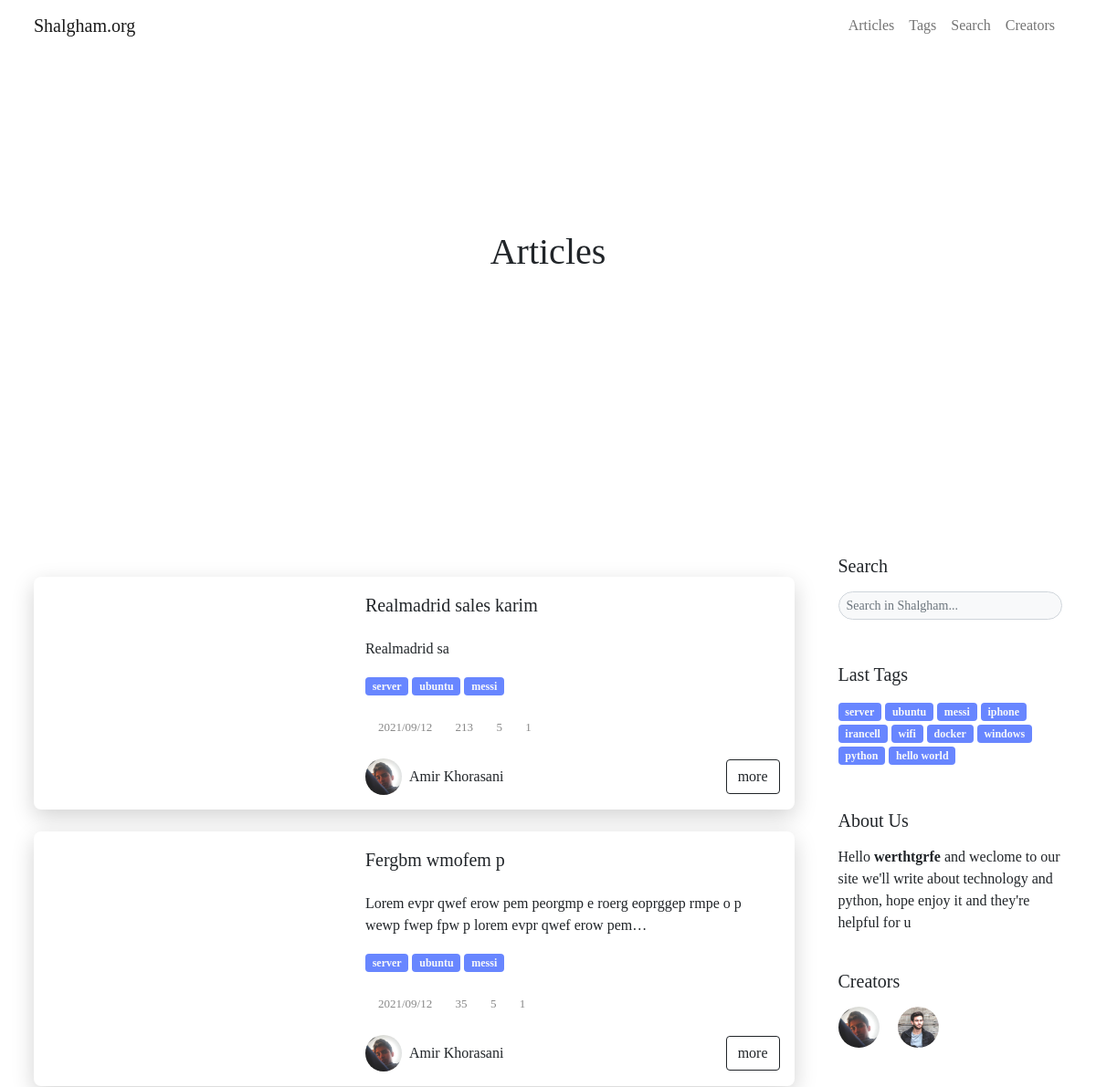
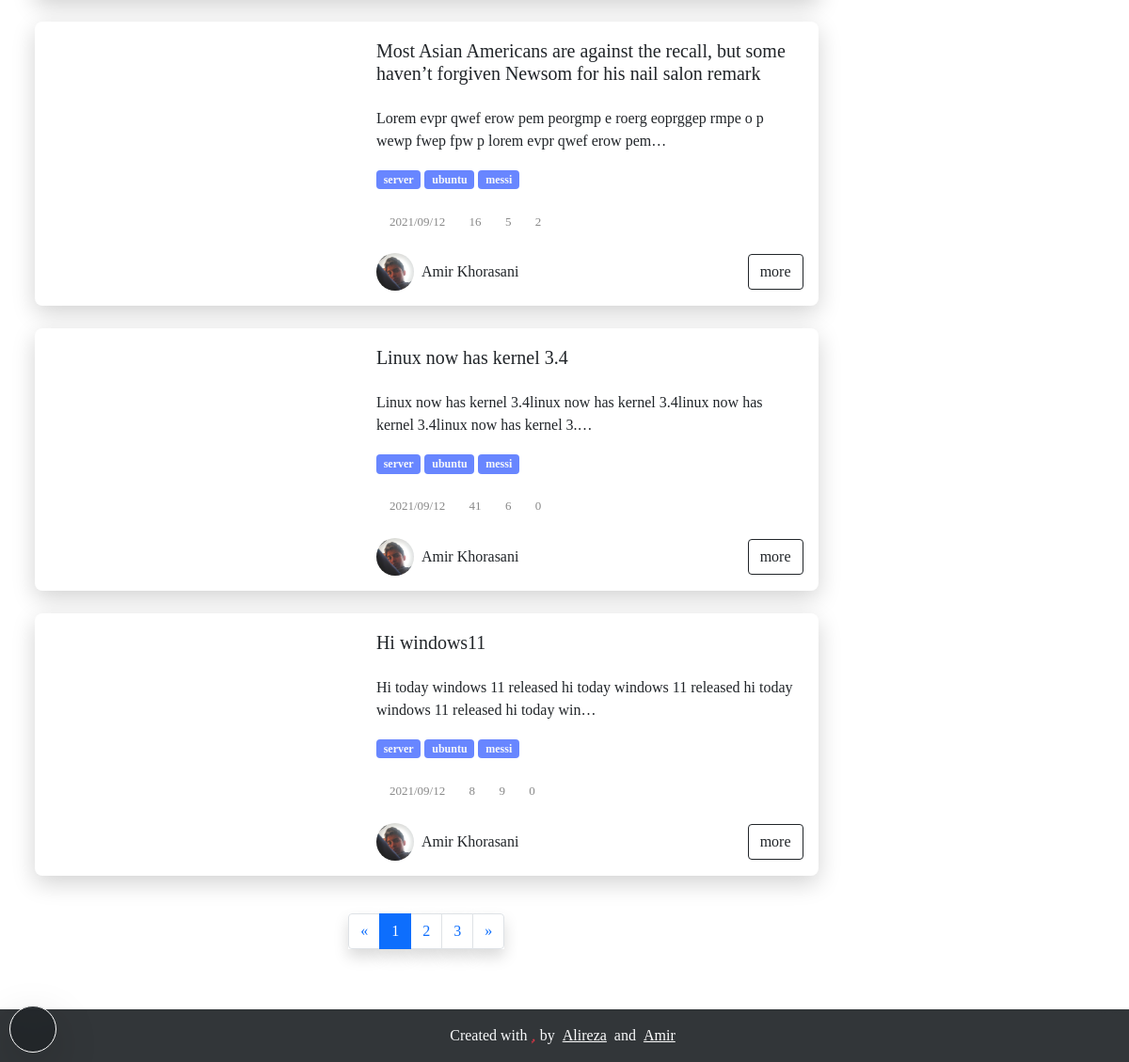
/articles, run on an earlier commit of the app's database (2 pictures, top to bottom).
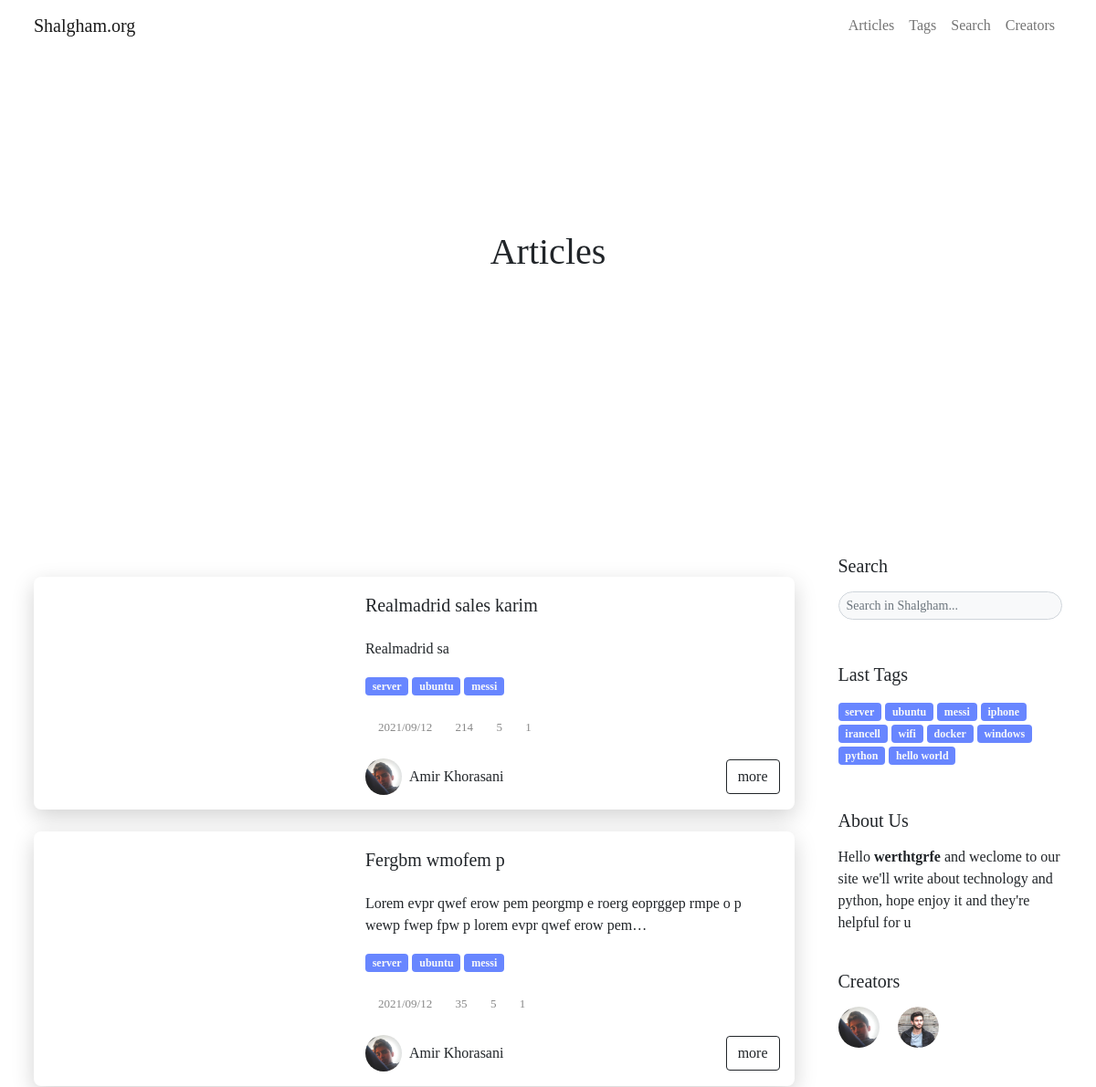
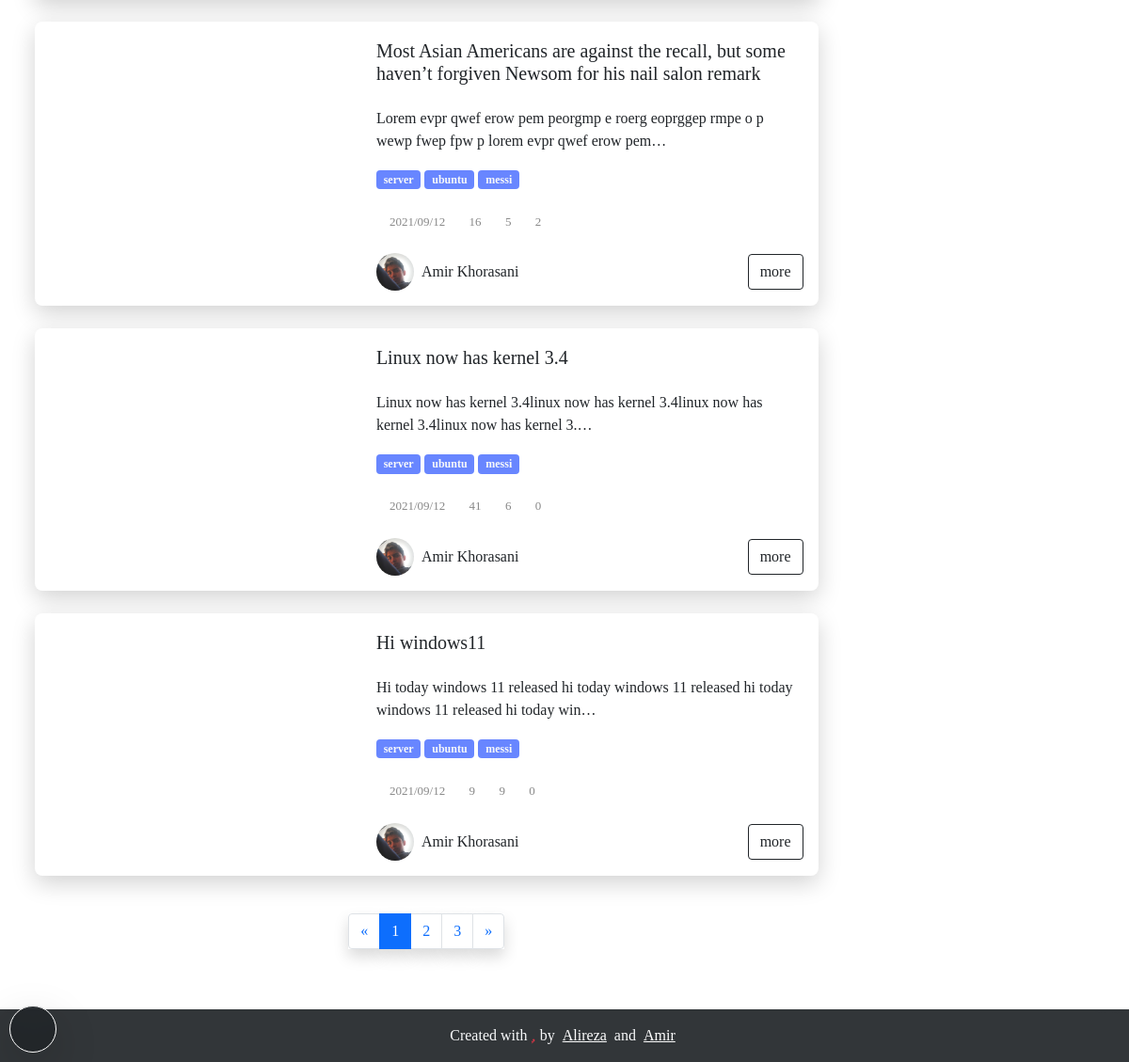
And on a later commit of the database (2 pictures, top to bottom).
### blog/models.py (models this page shows, shortened)
class Article(models.Model):
    title_en   = models.CharField(max_length=200) # english title
    desc_en    = models.TextField() # english description for article in home
    body_en    = RichTextUploadingField() # english body
    slug       = models.SlugField(max_length=100,unique=True) # slug of the article
    short_slug = models.SlugField(editable=False) # auto created in auto_slug_article function
    views      = models.IntegerField(default=0) # number of views this article
    status     = models.BooleanField(default=True) # article status => true:publish , false:draft
    created    = models.DateTimeField(auto_now_add=True) # auto complete created time
    updated    = models.DateTimeField(auto_now=True) # auto compelete last update
    author     = models.ForeignKey(User,editable=False,null=True,on_delete=models.SET_NULL,related_name='articles') # auto delete article on delete author
    category   = models.ManyToManyField(Category,blank=True,related_name='articles') # article categories
    thumbnail  = models.ImageField(upload_to='articles') # article thumbnail in post card and main page
    readtime   = models.IntegerField(default=0) # suggested time for readnig the article
    class Meta:
        verbose_name_plural = 'Articles'
        ordering            = ['-created'] # for new to old sorting in admin panel
    objects = ArticleManager() # set managers for this class
    def simple_created(self):
        return self.created.strftime("%Y/%m/%d")
    simple_created.short_description = "created"

class Comment(models.Model):
    admin    = models.ForeignKey(User,editable=False,default=None,null=True,on_delete=models.SET_NULL)
    article  = models.ForeignKey(Article,on_delete=models.CASCADE,related_name='comments')
    name     = CharField(max_length=50)
    desc     = RichTextField()
    created  = models.DateTimeField(auto_now_add=True) # date of comment creation
    reply_to = models.ForeignKey('self',null=True,blank=True,on_delete=models.CASCADE,related_name='replies') # for reply comments
    status   = models.BooleanField(default=False) # comment status => true:publish , false:draft
    avatar   = models.ForeignKey(Avatar,on_delete=models.SET_NULL,null=True) # comment avatar => has default and auto customize for admins
    class Meta:
        ordering = ('-created',)
    objects = CommentsManager() # set managers for this class

class User(AbstractUser):
    thumbnail     = models.ImageField(upload_to='creators',default='creators/default.png')
    telegram      = models.URLField(null=True,blank=True)
    instagram     = models.URLField(null=True,blank=True)
    linkedin     = models.URLField(null=True,blank=True)
    github        = models.URLField(null=True,blank=True)
    user_page_url = models.CharField(max_length=200)
    desc          = RichTextField(null=True)
    skills        = models.CharField(max_length=500,null=True,help_text='pls separate the skills by 3')
    def full_capital_name(self):
        if self.first_name and self.last_name:
            return f'{self.first_name.capitalize()} {self.last_name.capitalize()}'
        else:
            return self.username.capitalize()
    def get_user_page_url(self):
        return f'/{self.user_page_url}'

### blog/views.py (the view)
# urls.py: path('articles',ArticlesListView.as_view(),name='articles'),
class ArticlesListView(ListView):
    queryset            = get_list_or_404(Article.objects.active())
    template_name       = 'articles.html'
    context_object_name = 'articles'
    paginate_by         = 5
    page_kwarg          = 'p'

### blog/models.py (called while the page is built)
	def active(self):
		return self.filter(status=True)

    def active(self):
        return self.filter(status=True)

    def active(self):
        return self.filter(status=True)

### blog/templatetags/template_tags.py (called while the page is built)
@register.simple_tag
def site_setting(value):
    try:
        return contents.data_set[value]
    except:
        pass

@register.inclusion_tag('partials/col_4_about.html')
def col_4_about():
    return {
        'col_4_about': contents.data_set['about']
    }

@register.inclusion_tag('partials/col_4_tags.html')
def col_4_tags():
    categories_query          = Category.objects.active()   # get all active categories
    categories_query          = [category for category in categories_query if len(category.articles.active()) > 0] #check if length is bigger than 0 and tag already used before
    if len(categories_query) <= contents.data_set['col_4_tags_count']:
        return {
            'fix' : True,
            'col_4_tags': categories_query,
        }
    else:
        return {
            'fix' : False,
            'col_4_tags': categories_query[:contents.data_set['col_4_tags_count']],
        }

### template/articles.html (shortened to what the changed rows need)
{% load static %} {% load template_tags %}
<!DOCTYPE html>
<html lang="en">
<head>
    <link rel="stylesheet" href="{% static 'blog/css/swiper.min.css' %}">
    <link rel="stylesheet" href="{% static 'blog/css/bootstrap.css' %}">
    <link rel="stylesheet" href="{% static 'blog/fontawesome-free-5.15.3-web/css/all.css' %}">
    <link rel="stylesheet" href="{% static 'blog/css/custom.css' %}">
    <link rel="stylesheet" href="{% static 'blog/css/responsiv.css' %}">
    <link rel="stylesheet" href="{% static 'blog/css/pages/tags.css' %}">
</head>
<body data-src="/media/bg.jpg">
    <header class="thumbnail">
        <div class="text-center header-img">
            <h1 class="w-100">
                Articles
            </h1>
        </div>
    </header>
    <main class="py-5">
        <div class="container">
            <div class="row gx-md-5">
                <div class="col-md-8 col-lg-9">
                    <section>
                        {% for article in articles %}
                        <div class="card rounded my-4 overflow-hidden">
                            <div class="row g-0">
                                <a class="col-lg-6 col-xl-5 p-3" href="{% url 'blog:article_slug' article.slug %}">
                                    <div class="img-card h-100 rounded" data-src="'{{ article.thumbnail.url }}'"></div>
                                </a>
                                <div class="col-lg-6 col-xl-7 p-3">
                                    <a class="pb-3 text-dark text-decoration-none h5" href="{% url 'blog:article_slug' article.slug %}">
                                        {{ article.title_en|capfirst }}
                                    </a>
                                    <p class="mb-3">
                                        {{ article.desc_en|capfirst|safe|truncatechars:100 }}
                                    </p>
                                    {% for category in article.category.active %}
                                    <a href="{% url 'blog:tag' category.slug %}" class="badge bg-info text-light text-decoration-none">
                                            {{ category.name_en|lower }}
                                        </a> {% endfor %}
                                    <div class="icons-card pt-2 mt-3">
                                        <div class="d-inline-flex w-auto align-items-center flex-wrap">
                                            <i class="fas fa-calendar"></i>
                                            <p class="m-0 ps-1 pe-2">{{ article.created|date:'Y/m/d' }}</p>
                                        </div>
                                        <div class="d-inline-flex w-auto align-items-center flex-wrap">
                                            <i class="fas fa-eye"></i>
                                            <p class="m-0 ps-1 pe-2">{{ article.views }}</p>
                                        </div>
                                        <div class="d-inline-flex w-auto align-items-center flex-wrap">
                                            <i class="fas fa-clock"></i>
                                            <p class="m-0 ps-1 pe-2">{{ article.readtime }}</p>
                                        </div>
                                        <div class="d-inline-flex w-auto align-items-center flex-wrap">
                                            <i class="fas fa-comment"></i>
                                            <p class="m-0 ps-1 pe-2">{{ article.comments.active|length }}</p>
                                        </div>
                                    </div>
                                    <div class="d-flex align-items-center justify-content-between flex-wrap">
                                        <a href="{{ article.author.get_user_page_url }}" class="pe-3 text-decoration-none mt-4 dark-on text-dark d-inline-flex align-items-center">
                                            <img src="{{ article.author.thumbnail.url }}" class="img-sm rounded-pill " alt="">
                                            <div class="px-2">
                                                <span>
                                                    {{ article.author.full_capital_name }}
                                                </span>
                                            </div>
                                        </a>
                                        <a href="{% url 'blog:article_slug' article.slug %}" class="btn btn-outline-dark d-block ms-auto mt-4">
                                            more
                                        </a>
                                    </div>
                                </div>
                            </div>
                        </div>
                        {% endfor %}
                    </section>
                </div>
            </div>
        </div>
    </main>
</body>
</html>

What changed in the data, as far as the page shows it:
changed Article "Realmadrid sales karim": views "213" → "214"
changed Article "Hi windows11": views "8" → "9"
